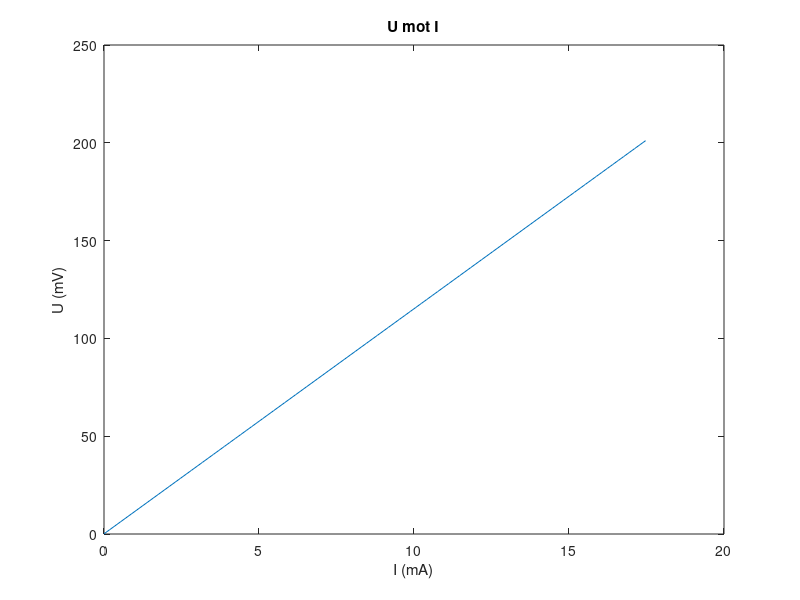

Write the MATLAB code that produced this figure.
function []=lab1oppgave21()
x=[17.4700000000000 12.5800000000000 8.85000000000000 7.37000000000000 5.91000000000000]
y=[201.110000000000 144.780000000000 101.950000000000 84.8600000000000 68.1000000000000]
figure()
x1=linspace(0,max(x));
p=polyfit(x,y,1);
y1=polyval(p,x1);
plot(x1,y1)
title('U mot I')
xlabel('I (mA)') 
ylabel('U (mV)')



end
